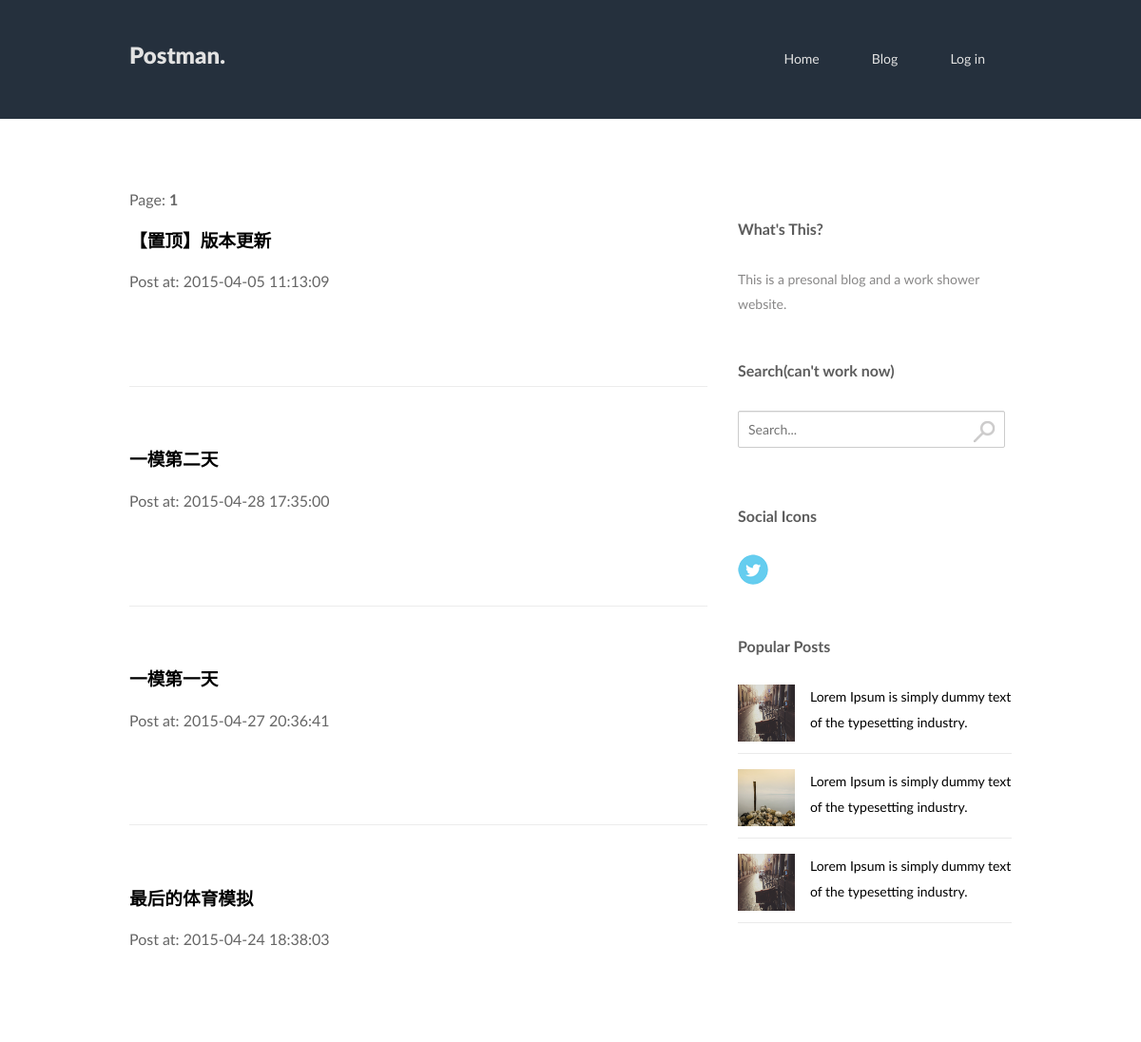
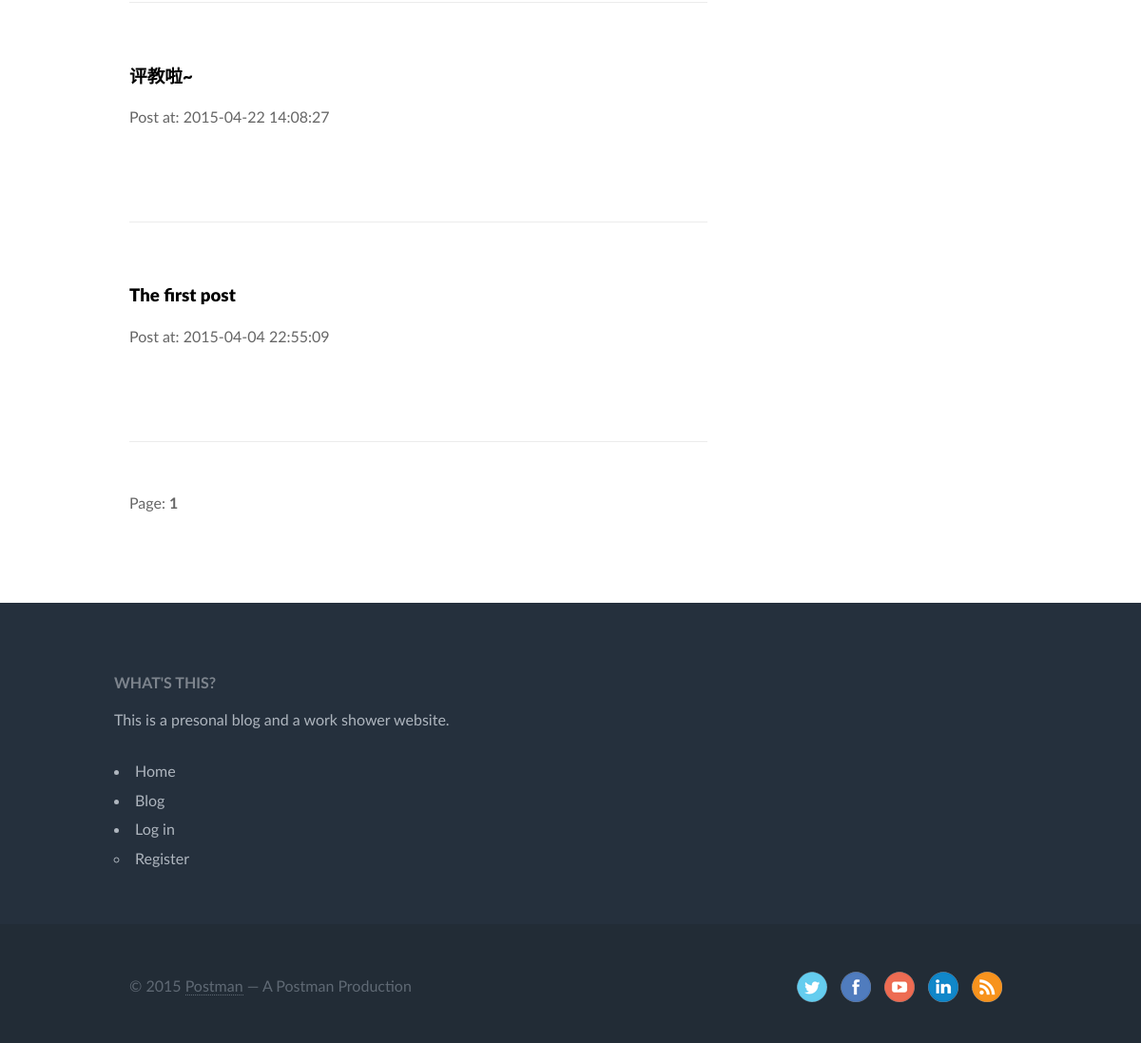
Screenshot of /article_list.php with the database file from the repository (2 pictures, top to bottom).
### tables this page shows
CREATE TABLE IF NOT EXISTS `article` (
  `id` int(10) unsigned NOT NULL AUTO_INCREMENT COMMENT '文章ID',
  `name` text NOT NULL,
  `content` text NOT NULL,
  `datetime` datetime NOT NULL,
  `type` tinyint(3) unsigned NOT NULL,
  `user` int(10) unsigned NOT NULL,
  PRIMARY KEY (`id`)
);

### core/functions/articles.php (called while the page is built, shortened)
<?php
	function article_data ($id) {
		$id = (int) $id;
		$func_num_args = func_num_args ();
		$func_get_args = func_get_args ();
		if ($func_num_args > 1) {
			unset($func_get_args[0]);
			$fields = implode (',', $func_get_args);
			$data = mysqli_fetch_assoc ($GLOBALS['con']->query ("SELECT $fields FROM article WHERE id='$id'"));
			return $data;
		}
	}
	function article_ids ($all) {
		$result = $GLOBALS['con']->query ("SELECT id, user, type FROM article");
		$result->data_seek(0);
		$rows = array();
		while ($row = $result->fetch_assoc()) {
			if ($row['type'] == 0 || $all == true) {
				array_push($rows, $row['id']);
			}
		}
		return $rows;
	}
?>

### article_list.php (the view, shortened to what this page needs)
<?php
	include 'core/init.php';
	$all_articles = array_reverse (article_ids (isset ($user_data)));
	$article_count = count ($all_articles);
	if (isset ($_GET['page'])) {
		$page = $_GET['page'];
	} else {
		$page = 1;
	}
?>
<!DOCTYPE html>
<html>
<head>
	<?php include 'includes/head.php'; ?>
</head>
<body class="blog">
<?php include 'includes/header.php'; ?>
<div class="container_12">
<div class="article">
<div class="grid_8" >
Page: <?php
			$page_count = ceil($article_count / VISIBLE_COUNT);
			for ($i = 1; $i <= $page_count; $i++) {
				if ($i == $page) {
					echo '<strong>' . $page . '</strong>';
				} else {
					echo '<u><a href="article_list.php?page=' . $i . '">' . $i . '</a></u>';
				}
			}
		?>
<?php
	$min = ($page - 1) * VISIBLE_COUNT;
	$max = ($page * VISIBLE_COUNT < $article_count) ? $page * VISIBLE_COUNT : $article_count;
	for ($i = $min; $i < $max; $i++) {
		$article_data = article_data ($all_articles[$i], 'name', 'datetime');
		echo '<h3><a href="article.php?id=' . $all_articles[$i] . '">' . $article_data['name'] . '</a></h4>Post at: ' . $article_data['datetime'] . '<br/><br/>';
		echo '<hr>';
	}
?>
Page: <?php
			for ($i = 1; $i <= $page_count; $i++) {
				if ($i == $page) {
					echo '<strong>' . $page . '</strong>';
				} else {
					echo '<u><a href="article_list.php?page=' . $i . '">' . $i . '</a></u>';
				}
			}
		?>
</div>
</div>
<?php include 'includes/sidebar.php'; ?>
</div>
<?php include 'includes/footer.php'; ?>
</body>
</html>

### css/type.css (style rules this page uses)
html { font: normal 100%/1.9 Lato; }
body { -webkit-hyphens: auto; -moz-hyphens: auto; -ms-hyphens: auto; -o-hyphens: auto; hyphens: auto; word-wrap: break-word; color: #666; }
h1, h2, h3, h4, h5, h6 { line-height: 1; margin: 0; text-rendering: optimizeLegibility; color: #40454e; font-weight:700; padding:1em 0 }
h3 { font-size:1.16667em; font-weight:900 }
h1 a, h2 a, h3 a, h4 a { border-bottom:0 }

### css/grid.css (style rules this page uses)
.container_12 { margin-left: auto; margin-right: auto; width: 960px; }
.grid_1, .grid_2, .grid_3, .grid_4, .grid_5, .grid_6, .grid_7, .grid_8, .grid_9, .grid_10, .grid_11, .grid_12 { display: inline; float: left; margin-left: 16px; margin-right: 16px; margin-top: 10px; margin-bottom: 10px }
.grid_8 { width: 608px; }
.clearfix:before, .clearfix:after, .container_12:before, .container_12:after { content: '.'; display: block; overflow: hidden; visibility: hidden; font-size: 0; line-height: 0; width: 0; height: 0; }
.clearfix:after, .container_12:after { clear: both; }
.clearfix, .container_12 { zoom: 1; }

### css/main.css (style rules this page uses)
.container_12 { padding: 60px 0 80px; }
hr { display: block; height: 1px; border: 0; border-top: 1px solid #ECECEC; margin: 4em 0 3em; padding: 0; clear: both; }
a { text-decoration: none; border-bottom: 1px dotted; color: #000; }

### rows the page displays
article: name "【置顶】版本更新", datetime "2015-04-05 11:13:09"
article: name "一模第二天", datetime "2015-04-28 17:35:00"
article: name "一模第一天", datetime "2015-04-27 20:36:41"
article: name "最后的体育模拟", datetime "2015-04-24 18:38:03"
article: name "评教啦~", datetime "2015-04-22 14:08:27"
article: name "The first post", datetime "2015-04-04 22:55:09"

### other values shown
$page "1"
